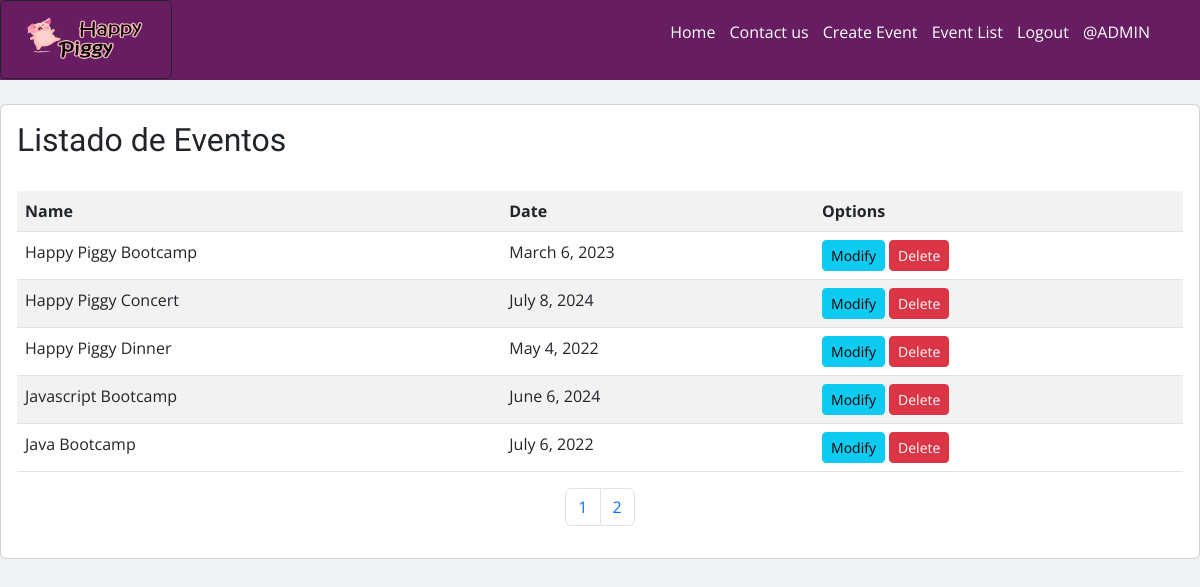
Page /readEvent/ (signed in) on the committed database.
### manageEvents/models.py (models this page shows, shortened)
class Events(models.Model):
    event_name = models.CharField(max_length=100)
    event_date = models.DateField()
    event_description = models.TextField()
    subscribe = models.ManyToManyField(User, related_name='subscribe', blank=True)

### manageEvents/views.py (the view)
# urls.py: path('readEvent/', views.readEvents, name="readEvents"),
@permission_required('manageEvents.view_events')
def readEvents(request):
    events = Events.objects.all()
    page = request.GET.get( 'page', 1 )
    try:
        paginator = Paginator(events, 5)
        events = paginator.page(page)
    except:
        raise Http404
    data = {
        'entity': events,
        'paginator':paginator
    }
    return render( request, 'app/crudEvents/read.html', data )

### manageEvents/templates/app/crudEvents/read.html (shortened to what this page needs)
{% extends 'app/base.html' %}  {% block contenido %}
<br />
<div class="card">
    <div class="card-body">
        <h2>Listado de Eventos</h2>
        <br />
        <table class="table table-striped table-hover table-responsive-sm">
            <tr>
                <th>Name</th>
                <th>Date</th>
                <th>Options</th>
            </tr>
            {% for e in entity %}
            <tr>
                <td>{{e.event_name | title}}</td>
                <td>{{e.event_date}}</td>
                <td>
                    {% if perms.manageEvents.change_events %}
                    <a href="{%url 'modifyEvent' e.id%}" class="btn btn-info btn-sm">Modify</a>
                    {% endif %}
                    <a href="#" onclick="deleteEvent({{e.id}})" class="btn btn-danger btn-sm">Delete</a>
                </td>
            </tr>
            {% endfor %}
        </table>
        <div>
            {% include 'app/paginator.html' %}
        </div>
    </div>
</div>
{% endblock %}

### manageEvents/templates/app/base.html (shortened to what this page needs)
<!DOCTYPE html>
<html lang="es">
<head>
    <link href="https://cdn.jsdelivr.net/npm/bootstrap@5.2.0-beta1/dist/css/bootstrap.min.css" rel="stylesheet"
 />
    {% load static %} {%block css%} {%endblock%}
    <link rel="stylesheet" href="{% static 'app/css/style.css' %}" />
</head>
<body>
    <header style="background-color: #661d61">
        <div>
            <a href="{% url 'Home' %}" class="btn btn-outline-dark"> <img class="btn-floating m-2  "
                    src="{% static 'app/img/happy_piggy_logo.png' %}" alt="logo"
                    style="height: 49px; width:130px " /></a>
        </div>
        <div>
            <nav id="nav">
                <ul>
                    <li>
                        <a href="{% url 'Home' %}">Home </a>
                    </li>
                    <li>
                        <a href="{% url 'ContactUs' %}">Contact us</a>
                    </li>
                    {% if perms.manageEvents.add_events %}
                    <li>
                        <a href="{% url 'addEvent' %}">Create Event</a>
                    </li>
                    {% endif %} {% if perms.manageEvents.views_events %}
                    <li><a href="{% url 'readEvents' %}">Event List</a></li>
                    {% endif %} {% if user.is_authenticated %}
                    <li>
                        <a href="{% url 'logout' %}">Logout</a>
                    </li>
                    <li><a href="#">@{{ user.username | upper }}</a></li>
                    {% endif %}
                </ul>
            </nav>
        </div>
    </header>
    <section>
        <div>{%block contenido%} {%endblock%}</div>
    </section>
</body>
</html>

### manageEvents/static/app/css/style.css (style rules this page uses)
* { margin: 0; padding: 0; }
body { background-color: #edf2f7; font-family: "Open Sans", sans-serif; }
h1, h2 { font-family: "Balsamiq Sans", cursive; }
header { width: 100%; height: 80px; background-color: #661d61; display: flex; justify-content: space-between; }
header > div { width: 50%; }
nav { display: flex; justify-content: flex-end; align-items: center; height: 100%; }
nav > ul { margin-right: 50px; }
nav > ul > li { display: inline; margin-left: 10px; }
nav a { color: white; text-decoration: none; }

### rows in the picture
Events: event_name "Happy Piggy Bootcamp", event_date "March 6, 2023"
Events: event_name "Happy Piggy Concert", event_date "July 8, 2024"
Events: event_name "Happy Piggy Dinner", event_date "May 4, 2022"
Events: event_name "Javascript Bootcamp", event_date "June 6, 2024"
Events: event_name "Java Bootcamp", event_date "July 6, 2022"

### other values in the picture
{{ user.username | upper }} "ADMIN"
{{ page }} "1" "2"
